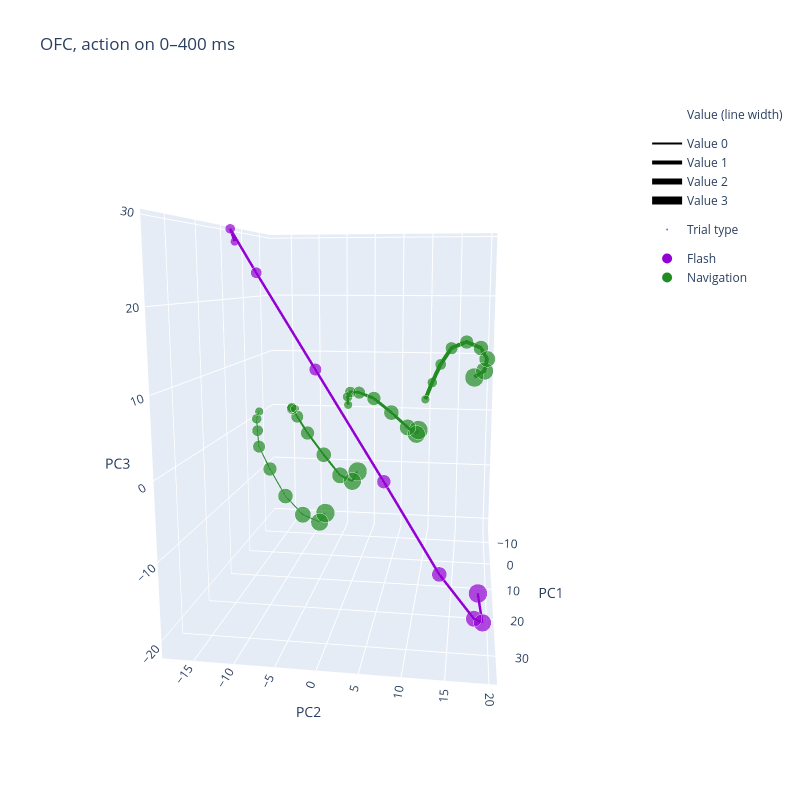

Notebook source saved alongside this figure:
### Code cell
# 200ms sliding window, combine all targets

values = np.arange(4)
value_sizes = values * 9

trial_colors = {
    "Flash": "darkviolet",
    "Navigation": "forestgreen",
}

# -----------------------------
# Figure
# -----------------------------
fig = go.Figure()

# -----------------------------
# Real data traces (no legend)
# -----------------------------


# Flash trials
fig.add_trace(
    go.Scatter3d(
        x=flash_X[:, :, 0].mean(axis=0)[::5],
        y=flash_X[:, :, 1].mean(axis=0)[::5],
        z=flash_X[:, :, 2].mean(axis=0)[::5],
        mode="lines+markers",
        marker=dict(size=10 + 1.5 * np.arange(17), color='darkviolet'),
        line=dict(width=5, color='darkviolet'),
        showlegend=False
    )
)

# Navigation trials
for vv in range(4):
    fig.add_trace(
        go.Scatter3d(
            x=nav_X[:, vv, :, 0].mean(axis=0)[::5],
            y=nav_X[:, vv, :, 1].mean(axis=0)[::5],
            z=nav_X[:, vv, :, 2].mean(axis=0)[::5],
            mode="lines+markers",
            marker=dict(
                size= 10 + 1.5 * np.arange(17),
                color='forestgreen'
            ),
            line=dict(width= 2*vv+2, color='forestgreen'),
            showlegend=False
        )
    )

# -----------------------------
# Dummy legend: Value (line width)
# -----------------------------
fig.add_trace(go.Scatter3d(
    x=[None], y=[None], z=[None],
    mode="lines",
    line=dict(width=0),
    name="Value (line width)",
    showlegend=True
))

for vv in range(4):
    fig.add_trace(
        go.Scatter3d(
            x=[None], y=[None], z=[None],
            mode="lines",
            line=dict(
                width=2 * vv + 2,
                color="black"
            ),
            name=f"Value {vv}",
            legendgroup="value_width",
            showlegend=True
        )
    )


# -----------------------------
# Dummy legend: Trial type (symbol)
# -----------------------------
fig.add_trace(go.Scatter3d(
    x=[None], y=[None], z=[None],
    mode="markers",
    marker=dict(size=0),
    name="Trial type",
    showlegend=True
))

for label, color in trial_colors.items():
    fig.add_trace(
        go.Scatter3d(
            x=[None], y=[None], z=[None],
            mode="markers",
            marker=dict(size=10, color=color),
            name=label,
            legendgroup="trial_type",
            showlegend=True
        )
    )


# -----------------------------
# Layout
# -----------------------------
fig.update_layout(
    scene=dict(
        xaxis_title="PC1",
        yaxis_title="PC2",
        zaxis_title="PC3"
    ),
    title=f"{region}, action on 0–400 ms",
    width=800,
    height=800,
    legend=dict(tracegroupgap=10)
)

# fig.write_html("/Volumes/Extreme SSD/Subspace/OFC, flash and navigation.html")
fig.show()

### Figure 1 — Plotly figure (JSON) as saved in the notebook; plotly's stock layout.template omitted (floating-point values rounded to 4 significant figures)
{"data": [{"line": {"color": "darkviolet", "width": 5}, "marker": {"color": "darkviolet", "size": [10, 11.5, 13, 14.5, 16, 17.5, 19, 20.5, 22, 23.5, 25, 26.5, 28, 29.5, 31, 32.5, 34]}, "mode": "lines+markers", "showlegend": false, "type": "scatter3d", "x": [17.99, 26.35, 32.14, 35.0, 34.86, 32.94, 29.2, 24.36, 19.48], "y": [-14.37, -12.21, -7.402, -0.05891, 7.653, 14.0, 18.18, 19.36, 18.75], "z": [27.88, 29.01, 23.75, 13.16, 0.5656, -10.87, -17.88, -20.65, -18.81]}, {"line": {"color": "forestgreen", "width": 2}, "marker": {"color": "forestgreen", "size": [10, 11.5, 13, 14.5, 16, 17.5, 19, 20.5, 22, 23.5, 25, 26.5, 28, 29.5, 31, 32.5, 34]}, "mode": "lines+markers", "showlegend": false, "type": "scatter3d", "x": [-1.774, -1.881, -1.921, -1.648, -0.9371, -0.9675, -1.606, -3.028, -4.84], "y": [-17.32, -17.81, -17.72, -17.46, -15.47, -12.92, -10.15, -7.606, -6.962], "z": [1.373, 0.1198, -1.884, -4.531, -8.093, -12.64, -15.95, -17.59, -16.53]}, {"line": {"color": "forestgreen", "width": 4}, "marker": {"color": "forestgreen", "size": [10, 11.5, 13, 14.5, 16, 17.5, 19, 20.5, 22, 23.5, 25, 26.5, 28, 29.5, 31, 32.5, 34]}, "mode": "lines+markers", "showlegend": false, "type": "scatter3d", "x": [-4.761, -4.794, -5.123, -4.897, -4.341, -4.2, -4.795, -6.36, -8.299], "y": [-11.98, -12.54, -12.53, -11.65, -9.794, -7.023, -4.363, -2.508, -1.893], "z": [1.447, 1.636, 1.402, 0.1142, -2.53, -6.143, -9.754, -11.15, -9.896]}, {"line": {"color": "forestgreen", "width": 6}, "marker": {"color": "forestgreen", "size": [10, 11.5, 13, 14.5, 16, 17.5, 19, 20.5, 22, 23.5, 25, 26.5, 28, 29.5, 31, 32.5, 34]}, "mode": "lines+markers", "showlegend": false, "type": "scatter3d", "x": [-8.606, -8.891, -8.998, -8.71, -8.01, -7.284, -7.468, -8.566, -9.865], "y": [-3.563, -3.709, -3.243, -1.692, 0.9309, 4.002, 6.762, 8.165, 8.405], "z": [1.697, 3.022, 3.842, 3.838, 3.018, 0.8025, -1.696, -3.057, -2.584]}, {"line": {"color": "forestgreen", "width": 8}, "marker": {"color": "forestgreen", "size": [10, 11.5, 13, 14.5, 16, 17.5, 19, 20.5, 22, 23.5, 25, 26.5, 28, 29.5, 31, 32.5, 34]}, "mode": "lines+markers", "showlegend": false, "type": "scatter3d", "x": [-12.49, -14.05, -15.02, -14.8, -13.82, -12.92, -12.57, -12.88, -12.99], "y": [9.374, 10.44, 11.8, 13.63, 16.21, 18.64, 19.74, 19.35, 17.65], "z": [2.318, 5.087, 8.175, 11.07, 12.25, 11.35, 9.528, 7.421, 6.28]}, {"line": {"width": 0}, "mode": "lines", "name": "Value (line width)", "showlegend": true, "type": "scatter3d", "x": [null], "y": [null], "z": [null]}, {"legendgroup": "value_width", "line": {"color": "black", "width": 2}, "mode": "lines", "name": "Value 0", "showlegend": true, "type": "scatter3d", "x": [null], "y": [null], "z": [null]}, {"legendgroup": "value_width", "line": {"color": "black", "width": 4}, "mode": "lines", "name": "Value 1", "showlegend": true, "type": "scatter3d", "x": [null], "y": [null], "z": [null]}, {"legendgroup": "value_width", "line": {"color": "black", "width": 6}, "mode": "lines", "name": "Value 2", "showlegend": true, "type": "scatter3d", "x": [null], "y": [null], "z": [null]}, {"legendgroup": "value_width", "line": {"color": "black", "width": 8}, "mode": "lines", "name": "Value 3", "showlegend": true, "type": "scatter3d", "x": [null], "y": [null], "z": [null]}, {"marker": {"size": 0}, "mode": "markers", "name": "Trial type", "showlegend": true, "type": "scatter3d", "x": [null], "y": [null], "z": [null]}, {"legendgroup": "trial_type", "marker": {"color": "darkviolet", "size": 10}, "mode": "markers", "name": "Flash", "showlegend": true, "type": "scatter3d", "x": [null], "y": [null], "z": [null]}, {"legendgroup": "trial_type", "marker": {"color": "forestgreen", "size": 10}, "mode": "markers", "name": "Navigation", "showlegend": true, "type": "scatter3d", "x": [null], "y": [null], "z": [null]}], "layout": {"height": 800, "legend": {"tracegroupgap": 10}, "scene": {"aspectmode": "auto", "aspectratio": {"x": 1.103, "y": 0.8279, "z": 1.095}, "camera": {"center": {"x": 0, "y": 0, "z": 0}, "eye": {"x": 2.2, "y": 0.3326, "z": 0.3976}, "projection": {"type": "perspective"}, "up": {"x": 0, "y": 0, "z": 1}}, "xaxis": {"title": {"text": "PC1"}, "type": "linear"}, "yaxis": {"title": {"text": "PC2"}, "type": "linear"}, "zaxis": {"title": {"text": "PC3"}, "type": "linear"}}, "title": {"text": "OFC, action on 0–400 ms"}, "width": 800}}
